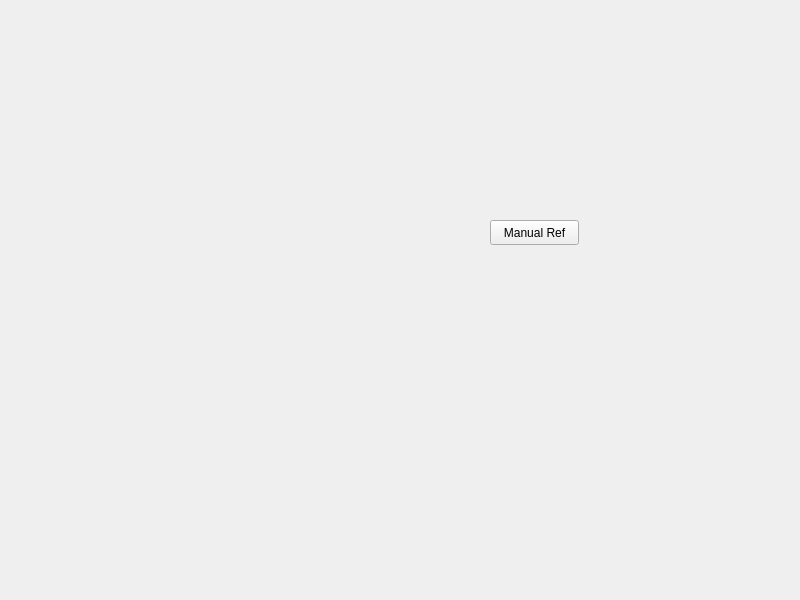
<?xml version="1.0" encoding="UTF-8"?>
<ui version="4.0">
 <class>GUI</class>
 <widget class="QMainWindow" name="GUI">
  <property name="geometry">
   <rect>
    <x>0</x>
    <y>0</y>
    <width>800</width>
    <height>600</height>
   </rect>
  </property>
  <property name="windowTitle">
   <string>MainWindow</string>
  </property>
  <widget class="QWidget" name="centralwidget">
   <widget class="QPushButton" name="pushButton">
    <property name="geometry">
     <rect>
      <x>490</x>
      <y>220</y>
      <width>89</width>
      <height>25</height>
     </rect>
    </property>
    <property name="text">
     <string>Manual Ref</string>
    </property>
   </widget>
  </widget>
 </widget>
 <resources/>
 <connections/>
</ui>
